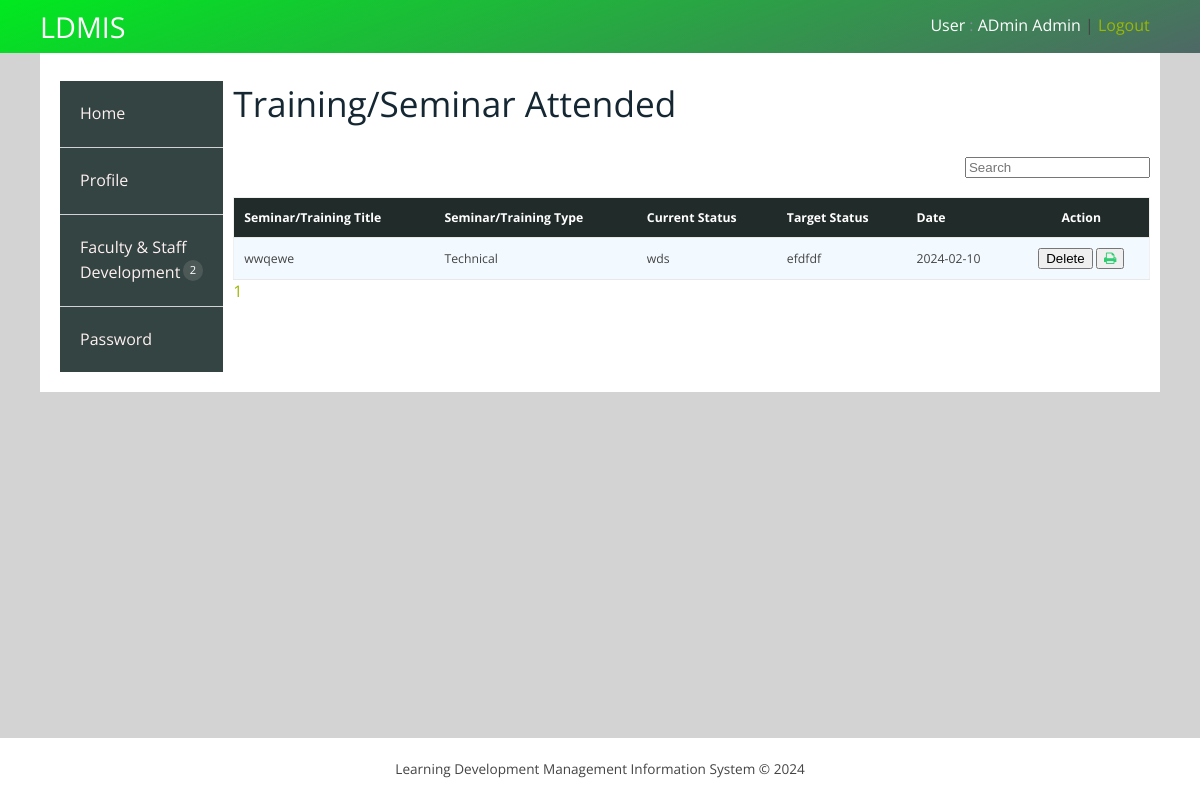
Screenshot of /user/trainingsview.php (signed in) with the database file from the repository.
### tables this page shows
CREATE TABLE `trainingdetails` (
  `Detail_Id` int(11) NOT NULL,
  `EmpId` int(20) DEFAULT NULL,
  `TrainingType` text DEFAULT NULL,
  `Type_of_seminar_training` varchar(50) DEFAULT NULL,
  `CurrentStatus` varchar(100) DEFAULT NULL,
  `TargetStatus` varchar(100) DEFAULT NULL,
  `Objectives` text DEFAULT NULL,
  `date` date DEFAULT NULL,
  `certificate` varchar(1000) DEFAULT NULL
);

### user/trainingsview.php (the view, shortened to what this page needs)
<?php include('userheader.php'); ?>
<?php
    $dbs = new database();
    $db = $dbs->connection();
    $page = "";
    $EmpId = $_SESSION['User']['EmployeeId'];
    $SearchName = isset($_GET['search']) ? $_GET['search'] : '';
    $total_query = mysqli_query($db, "SELECT COUNT(Detail_Id) as total FROM trainingdetails WHERE EmpId = '$EmpId' AND TrainingType LIKE '%$SearchName%'");
    $total_result = mysqli_fetch_array($total_query);
    $total_records = $total_result['total'];
    $RecordeLimit = 10;
    $sql = mysqli_query($db, "SELECT * FROM trainingdetails WHERE EmpId = '$EmpId' AND TrainingType LIKE '%$SearchName%' LIMIT $RecordeLimit");
    for ($i = 0; $i < ceil($total_records / $RecordeLimit); $i++) {
        $d = $i + 1;
        $page .= "<a href='?bn=$d'>$d</a>&nbsp &nbsp &nbsp";
    }
?>
<link rel="stylesheet" type="text/css" href="../css/table-style.css" />
<div class="validation-form">
    <div>
        <div class="w3l-table-info">
            <h2>Training/Seminar Attended</h2>
            <br>
            <div class="s-12 l-10">
                <form method="GET" action="#">
                    <input type="search-box" style="float: right;" placeholder="Search" value="<?php echo (isset($_GET['search'])) ? $_GET['search'] : ''; ?>" type="text" name="search"><br>
                </form>
                <table id="table">
                    <thead>
                        <tr>
                            <th style="text-transform: capitalize;">Seminar/Training Title</th>
                            <th style="text-transform: capitalize;">Seminar/Training Type</th>
                            <th style="text-transform: capitalize;">Current Status</th>
                            <th style="text-transform: capitalize;">Target Status</th>
                            <th style="text-transform: capitalize;">Date</th>
                            <th style="text-transform: capitalize; text-align: center;">Action</th>
                        </tr>
                    </thead>
                    <tbody>
                        <?php while ($row = mysqli_fetch_assoc($sql)) { ?>
                            <tr>
                                <td><?php echo $row['TrainingType']; ?></td>
                                <td><?php echo $row['Type_of_seminar_training']; ?></td>
                                <td><?php echo $row['CurrentStatus']; ?></td>
                                <td><?php echo $row['TargetStatus']; ?></td>
                                <td><?php echo $row['date']; ?></td>
                                <td style="text-align: center;">
                                    <form method="POST" action="#">
                                        <u><button type="submit" name="delete" class="btn btn-default">Delete</button></u>
                                        <button type="button" onclick="printTableRow(<?php echo $row['Detail_Id']; ?>)" class="btn btn-default"><i class="fa fa-print" style="color: #2ecc71;" aria-hidden="true"></i></button>
                                    </form>
                                </td>
                            </tr>
                        <?php } ?>
                    </tbody>
                </table>
            </div>
            <div><?php echo $page; ?></div>
        </div>
    </div>
</div>
</div>
<?php include('userfooter.php'); ?>

### user/css/responsee.css (style rules this page uses)
* { -webkit-box-sizing:border-box; -moz-box-sizing:border-box; box-sizing:border-box; margin:0; }
body { background:none repeat scroll 0 0 #d3d3d3; font-size:16px; font-family:"Open Sans",Arial,sans-serif; color:#444; }
h1,h2,h3,h4,h5,h6 { color:#152732; font-weight: normal; line-height: 1.3; margin:0.5rem 0; }
h2 { font-size:2.2rem; }
a, a:link, a:visited, a:hover, a:active { text-decoration:none; color:#9BB800; transition:color 0.20s linear 0s; -o-transition:color 0.20s linear 0s; -ms-transition:color 0.20s linear 0s; -moz-transition:color 0.20s linear 0s; -webkit-transition:color 0.20s linear 0s; }
p,li,dl,blockquote,table,kbd { font-size: 0.85rem; line-height: 1.6; }
table { background:none repeat scroll 0 0 #fff; border:1px solid #f0f0f0; border-collapse:collapse; border-spacing:0; text-align:left; width:100%; margin-left: 8px; }
table tr td, table tr th { padding:0.625rem; }
table tfoot, table thead,table tr:nth-of-type(2n) { background:none repeat scroll 0 0 #f0f0f0; }
th,table tr:nth-of-type(2n) td { border-right:1px solid #fff; }
form { line-height:1.4; }
.s-1, .s-2, .s-five,.s-3, .s-4, .s-5, .s-6, .s-7, .s-8, .s-9, .s-10, .s-11, .s-12, .m-1, .m-2, .m-five, .m-3, .m-4, .m-5, .m-6, .m-7, .m-8, .m-9, .m-10, .m-11, .m-12, .l-1, .l-2, .l-five, .l-3, .l-4, .l-5, .l-6, .l-7, .l-8, .l-9, .l-10, .l-11, .l-12 { float:left; position:static; }
.s-12 { width:100%; }
.l-10 { width:83.3333%; }

### css/table-style.css (style rules this page uses)
table { background: white; border-collapse: collapse; margin: 1.25em 0 0; width: 100%; }
table tr, table th, table td { border: none; border-bottom: 1px solid #e8e8e8; font-size: .95em; }
table th, table td { padding: 10px 12px; text-align: left; }
table th { background: #212b2a; color: #fff; text-transform: uppercase; }
table tr td { background: #f3faff; color: #424242; }
table { width: 100%; }

### rows the page displays
trainingdetails: TrainingType "wwqewe", Type_of_seminar_training "Technical", CurrentStatus "wds", TargetStatus "efdfdf", date "2024-02-10"

### other values shown
$_SESSION['User']['FirstName'] "ADmin"
$_SESSION['User']['LastName'] "Admin"
$d "1"
